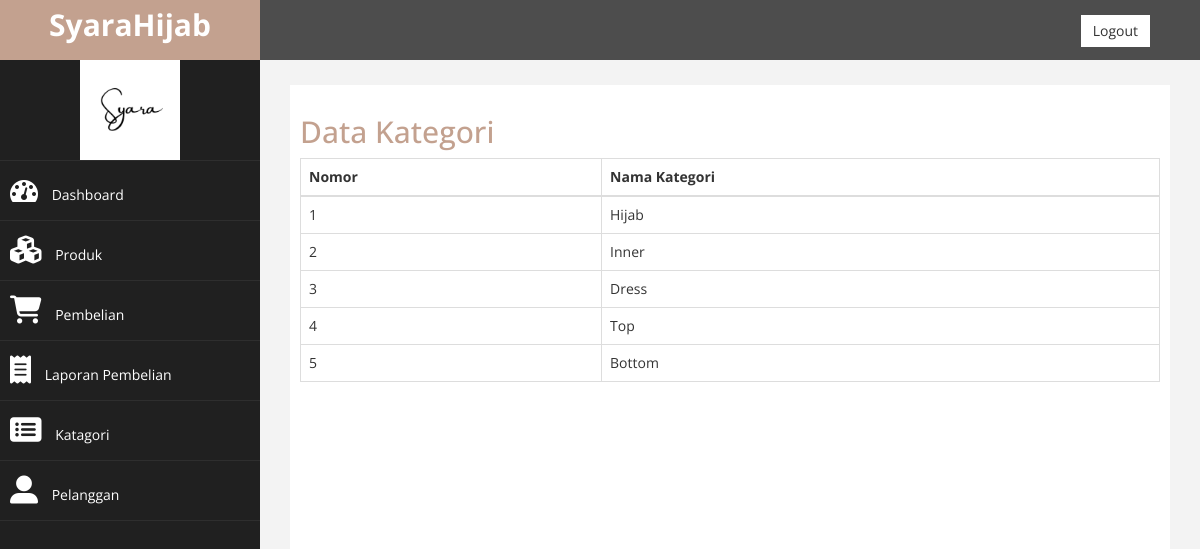
The app's page /admin/dashboard.php?halaman=kategori (signed in) with its own data.
### tables this page shows
CREATE TABLE `kategori` (
  `id_kategori` int(5) NOT NULL,
  `kategori` varchar(15) NOT NULL
);

### admin/kategori.php (the view)
<h2>Data Kategori</h2>
<!DOCTYPE html>
<html>
<head>
    <link rel="stylesheet" href="https://cdnjs.cloudflare.com/ajax/libs/font-awesome/4.7.0/css/font-awesome.min.css">
</head>
<body>
<table class="table table-bordered">
    <thead>
        <tr>
            <th>Nomor</th>
            <th>Nama Kategori</th>
        </tr>
    </thead>
    <tbody>
        <?php $nomor=1; ?>
        <?php $ambil=$koneksi->query("SELECT * FROM kategori"); ?>
        <?php while($pecah = $ambil ->fetch_assoc()){ ?>
        <tr>
            <td><?php echo $nomor; ?></td>
            <td><?php echo $pecah['kategori']; ?></td>
        </tr>
        <?php $nomor++; ?>
        <?php } ?>
    </tbody>
</table>
</body>
</html>

### admin/assets/css/custom.css (style rules this page uses)
body { font-family: 'Open Sans', sans-serif; }
h2 { color: #C3A18F; }

### records on screen
kategori: kategori "Hijab"
kategori: kategori "Inner"
kategori: kategori "Dress"
kategori: kategori "Top"
kategori: kategori "Bottom"
